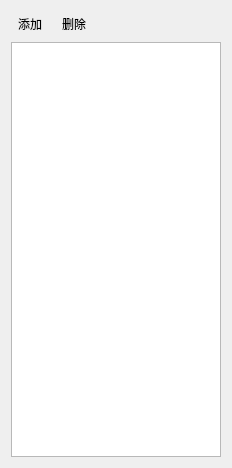
<?xml version="1.0" encoding="UTF-8"?>
<ui version="4.0">
 <class>wgtBuilding</class>
 <widget class="QWidget" name="wgtBuilding">
  <property name="geometry">
   <rect>
    <x>0</x>
    <y>0</y>
    <width>232</width>
    <height>468</height>
   </rect>
  </property>
  <property name="windowTitle">
   <string>Form</string>
  </property>
  <layout class="QVBoxLayout" name="verticalLayout">
   <item>
    <layout class="QHBoxLayout" name="horizontalLayout">
     <item>
      <widget class="QToolButton" name="toolBtnAdd">
       <property name="text">
        <string>添加</string>
       </property>
       <property name="iconSize">
        <size>
         <width>32</width>
         <height>32</height>
        </size>
       </property>
       <property name="popupMode">
        <enum>QToolButton::DelayedPopup</enum>
       </property>
       <property name="autoRaise">
        <bool>true</bool>
       </property>
      </widget>
     </item>
     <item>
      <widget class="QToolButton" name="toolBtnDelete">
       <property name="text">
        <string>删除</string>
       </property>
       <property name="iconSize">
        <size>
         <width>32</width>
         <height>32</height>
        </size>
       </property>
       <property name="popupMode">
        <enum>QToolButton::DelayedPopup</enum>
       </property>
       <property name="autoRaise">
        <bool>true</bool>
       </property>
      </widget>
     </item>
     <item>
      <spacer name="horizontalSpacer">
       <property name="orientation">
        <enum>Qt::Horizontal</enum>
       </property>
       <property name="sizeHint" stdset="0">
        <size>
         <width>40</width>
         <height>20</height>
        </size>
       </property>
      </spacer>
     </item>
    </layout>
   </item>
   <item>
    <widget class="QTreeWidget" name="treeWidget">
     <property name="autoScroll">
      <bool>true</bool>
     </property>
     <attribute name="headerVisible">
      <bool>false</bool>
     </attribute>
     <column>
      <property name="text">
       <string notr="true">1</string>
      </property>
     </column>
    </widget>
   </item>
  </layout>
 </widget>
 <resources/>
 <connections/>
</ui>
